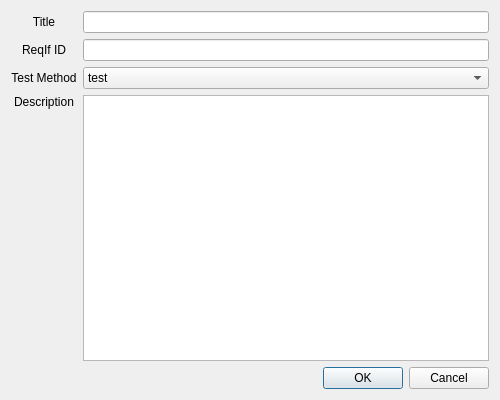
<?xml version="1.0" encoding="UTF-8"?>
<ui version="4.0">
 <class>AddNewRequirementDialog</class>
 <widget class="QDialog" name="AddNewRequirementDialog">
  <property name="geometry">
   <rect>
    <x>0</x>
    <y>0</y>
    <width>500</width>
    <height>400</height>
   </rect>
  </property>
  <property name="windowTitle">
   <string>Add requirement</string>
  </property>
  <layout class="QGridLayout" name="gridLayout">
   <item row="0" column="1">
    <widget class="QLineEdit" name="titleLineEdit"/>
   </item>
   <item row="3" column="1">
    <widget class="QTextEdit" name="descriptionTextEdit"/>
   </item>
   <item row="1" column="0">
    <widget class="QLabel" name="IdLabel">
     <property name="text">
      <string>ReqIf ID</string>
     </property>
     <property name="alignment">
      <set>Qt::AlignCenter</set>
     </property>
    </widget>
   </item>
   <item row="1" column="1">
    <widget class="QLineEdit" name="idLineEdit">
     <property name="toolTip">
      <string>The #reqif keyword will be added before this ID</string>
     </property>
    </widget>
   </item>
   <item row="3" column="0">
    <widget class="QLabel" name="descriptionLabel">
     <property name="minimumSize">
      <size>
       <width>0</width>
       <height>0</height>
      </size>
     </property>
     <property name="text">
      <string>Description</string>
     </property>
     <property name="alignment">
      <set>Qt::AlignHCenter|Qt::AlignTop</set>
     </property>
     <property name="wordWrap">
      <bool>true</bool>
     </property>
    </widget>
   </item>
   <item row="0" column="0">
    <widget class="QLabel" name="titleLabel">
     <property name="sizePolicy">
      <sizepolicy hsizetype="Preferred" vsizetype="Preferred">
       <horstretch>0</horstretch>
       <verstretch>0</verstretch>
      </sizepolicy>
     </property>
     <property name="minimumSize">
      <size>
       <width>0</width>
       <height>0</height>
      </size>
     </property>
     <property name="text">
      <string>Title</string>
     </property>
     <property name="alignment">
      <set>Qt::AlignCenter</set>
     </property>
    </widget>
   </item>
   <item row="4" column="0" colspan="2">
    <widget class="QDialogButtonBox" name="buttonBox">
     <property name="sizePolicy">
      <sizepolicy hsizetype="Preferred" vsizetype="Fixed">
       <horstretch>0</horstretch>
       <verstretch>0</verstretch>
      </sizepolicy>
     </property>
     <property name="orientation">
      <enum>Qt::Horizontal</enum>
     </property>
     <property name="standardButtons">
      <set>QDialogButtonBox::Cancel|QDialogButtonBox::Ok</set>
     </property>
    </widget>
   </item>
   <item row="2" column="0">
    <widget class="QLabel" name="testMethodLabel">
     <property name="text">
      <string>Test Method</string>
     </property>
     <property name="alignment">
      <set>Qt::AlignCenter</set>
     </property>
    </widget>
   </item>
   <item row="2" column="1">
    <widget class="QComboBox" name="testMethodBox">
     <item>
      <property name="text">
       <string>test</string>
      </property>
     </item>
     <item>
      <property name="text">
       <string>analysis</string>
      </property>
     </item>
     <item>
      <property name="text">
       <string>inspection</string>
      </property>
     </item>
     <item>
      <property name="text">
       <string>review of design</string>
      </property>
     </item>
    </widget>
   </item>
  </layout>
 </widget>
 <tabstops>
  <tabstop>titleLineEdit</tabstop>
  <tabstop>idLineEdit</tabstop>
  <tabstop>descriptionTextEdit</tabstop>
 </tabstops>
 <resources/>
 <connections>
  <connection>
   <sender>buttonBox</sender>
   <signal>accepted()</signal>
   <receiver>AddNewRequirementDialog</receiver>
   <slot>accept()</slot>
   <hints>
    <hint type="sourcelabel">
     <x>248</x>
     <y>254</y>
    </hint>
    <hint type="destinationlabel">
     <x>157</x>
     <y>274</y>
    </hint>
   </hints>
  </connection>
  <connection>
   <sender>buttonBox</sender>
   <signal>rejected()</signal>
   <receiver>AddNewRequirementDialog</receiver>
   <slot>reject()</slot>
   <hints>
    <hint type="sourcelabel">
     <x>316</x>
     <y>260</y>
    </hint>
    <hint type="destinationlabel">
     <x>286</x>
     <y>274</y>
    </hint>
   </hints>
  </connection>
 </connections>
</ui>
